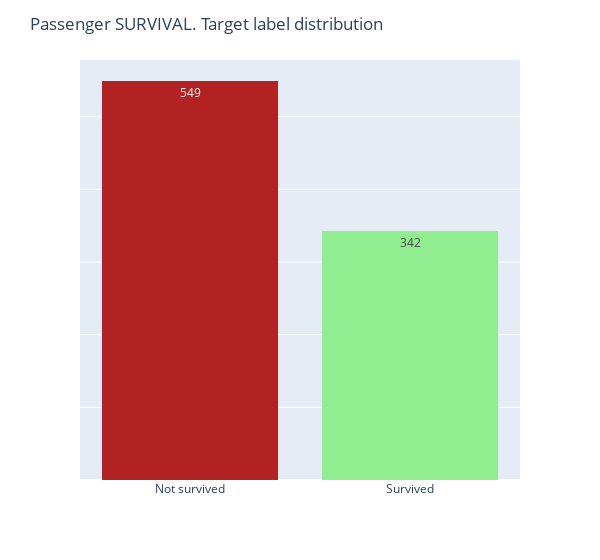

This figure's notebook cell:
### Markdown cell above
### Input data visuals.

### Code cell
fig=px.histogram(df_viz, x='Survived ',  barmode='stack', color='Survived ', 
color_discrete_map={'Not survived':'firebrick', 'Survived':'lightgreen'},
 width=600, histfunc='count', text_auto=True) 
fig.update_layout( title='Passenger SURVIVAL. Target label distribution', xaxis_title="", yaxis_title="")
fig.update_xaxes(type='category') # format x_axes type
fig.update_layout(yaxis={"showticklabels": False}) # hide y_axes ticks
fig.update_layout(showlegend=False)

### Figure 1 — Plotly figure (JSON) as saved in the notebook; plotly's stock layout.template omitted (floating-point values rounded to 4 significant figures; data arrays with more than 128 entries replaced by an {"elided": "..."} marker saying what was removed)
{"data": [{"alignmentgroup": "True", "bingroup": "x", "histfunc": "count", "hovertemplate": "Survived =%{x}<br>count=%{y}<extra></extra>", "legendgroup": "Not survived", "marker": {"color": "firebrick", "pattern": {"shape": ""}}, "name": "Not survived", "offsetgroup": "Not survived", "orientation": "v", "showlegend": true, "texttemplate": "%{value}", "type": "histogram", "x": {"elided": "549 str values"}, "xaxis": "x", "yaxis": "y"}, {"alignmentgroup": "True", "bingroup": "x", "histfunc": "count", "hovertemplate": "Survived =%{x}<br>count=%{y}<extra></extra>", "legendgroup": "Survived", "marker": {"color": "lightgreen", "pattern": {"shape": ""}}, "name": "Survived", "offsetgroup": "Survived", "orientation": "v", "showlegend": true, "texttemplate": "%{value}", "type": "histogram", "x": {"elided": "342 str values"}, "xaxis": "x", "yaxis": "y"}], "layout": {"barmode": "stack", "legend": {"title": {"text": "Survived "}, "tracegroupgap": 0}, "margin": {"t": 60}, "showlegend": false, "title": {"text": "Passenger SURVIVAL. Target label distribution"}, "width": 600, "xaxis": {"anchor": "y", "categoryarray": ["Not survived", "Survived"], "categoryorder": "array", "domain": [0, 1], "title": {"text": ""}, "type": "category"}, "yaxis": {"anchor": "x", "domain": [0, 1], "showticklabels": false, "title": {"text": ""}}}}
